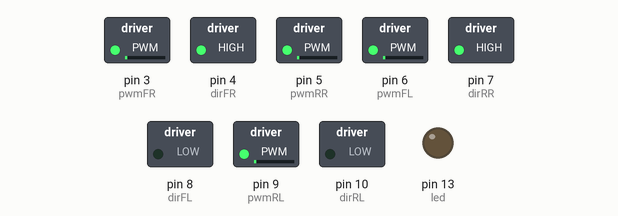
A sketch run on a simulated Arduino Uno, built with avr-gcc and run on an emulated ATmega328P. Parts: switched loads named in the sketch (green lamp = pin HIGH), output pins drawn as LEDs (lit = HIGH).

Above: at 0.15 s.
At 3.15 s:
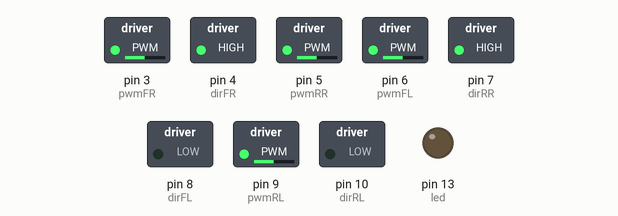
At 6.45 s:
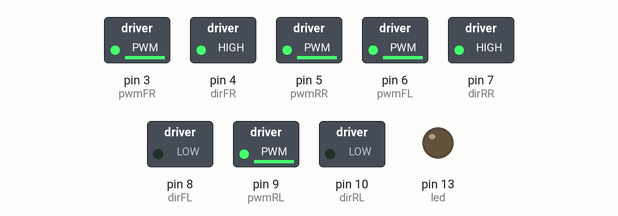
At 12.8 s:
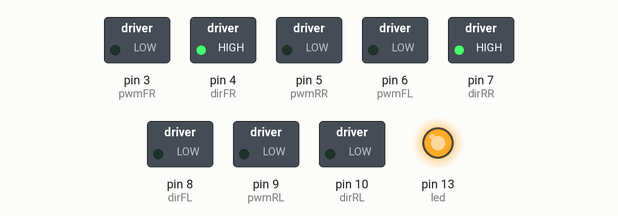
At 21.54 s:
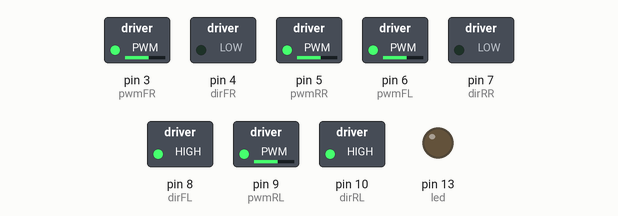
At 30.6 s:
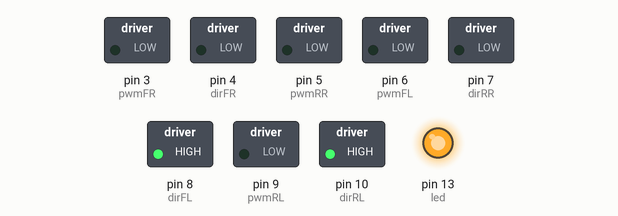
Timing chart, 0 to 40.0 s (numbered marks = the images above):
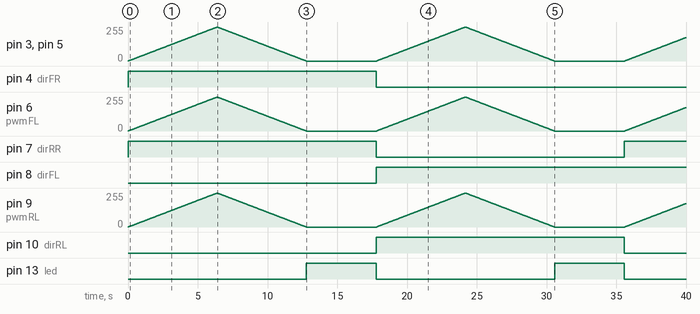

The sketch:

mecanum1.ino
```cpp
//=========================HEADER=============================================================
/*
   Quad ATR Mecanum with PWM Motor Control
   AUTHOR: Jason Traud
   DATE: 6/8/2015

   This firmware demonstrates basic movement routines on a four wheeled Mecanum robot with
   PWM motor Controllers

   Hardware:

     Arduino Uno R3       (MCU-050-000)
     Programmable Mecanum (TP-095-004)
     LMD18200 Breakout    (TE-058-000)
   Connections:

     Arduino D3   -   PWM Pin on Front Right Motor Controller
     Arduino D4   -   Direction Pin on Front Right Motor Controller
     Arduino D6   -   PWM Pin on Front Left Motor Controller
     Arduino D8   -   Direction Pin on Front Left Motor Controller

     Arduino D5   -   PWM Pin on Rear Right Motor Controller
     Arduino D7   -   Direction Pin on Rear Right Motor Controller

     Arduino D9   -   PWM Pin on Rear Left Motor Controller
     Arduino D10  -   Direction Pin on Rear Left Motor Controller
   Support:

     SuperDroid Robots Support Forum
       http://www.sdrobots.com/forums/

     Vectoring Robot Support Page
       http://www.superdroidrobots.com/shop/custom.aspx/vectoring-robots/44/


   License: CCAv3.0 Attribution-ShareAlike (http://creativecommons.org/licenses/by-sa/3.0/)
   You're free to use this code for any venture. Attribution is greatly appreciated.
//============================================================================================
*/

// ****************************************************
// Libraries
// ****************************************************

// none

// ****************************************************
// Hardware Pin Connections
// ****************************************************

#define pwmFR 3
#define dirFR 4

#define pwmFL 6
#define dirFL 8

#define pwmRR 5
#define dirRR 7

#define pwmRL 9
#define dirRL 10

#define led 13

// ****************************************************
// Motor Controller Variables
// ****************************************************

// Command struct for motor controllers
typedef struct {
  int pulse;
  bool direction;
  bool brake;
} MotorValues;

// Defines structs for each motor
MotorValues motorFR;
MotorValues motorFL;
MotorValues motorRR;
MotorValues motorRL;


// ****************************************************
// Sets output analog values based on command struct
// RETURNS: none
// ****************************************************
void commandMotors() {
  analogWrite(pwmFR, motorFR.pulse);
  analogWrite(pwmRR, motorRR.pulse);
  analogWrite(pwmFL, motorFL.pulse);
  analogWrite(pwmRL, motorRL.pulse);
}

// ****************************************************
// Stops the robot by setting all outputs to 0
// RETURNS: none
// ****************************************************
void allStop() {
  analogWrite(pwmFR, 0);
  analogWrite(pwmRR, 0);
  analogWrite(pwmFL, 0);
  analogWrite(pwmRL, 0);
}

// ****************************************************
// Forward Movement Demonstration
// RETURNS: none
// ****************************************************
void forwardMovement() {

  // Set direction bits
  digitalWrite(dirFR, HIGH); digitalWrite(dirFL, LOW); digitalWrite(dirRR, HIGH); digitalWrite(dirRL, LOW);

  // Ramp up and command motor controllers
  for (int i = 0; i < 255; i++)
  { motorFR.pulse = i; motorFL.pulse = i; motorRR.pulse = i; motorRL.pulse = i; commandMotors(); delay(25); }
  for (int i = 255; i >=0 ; i--)
  { motorFR.pulse = i; motorFL.pulse = i; motorRR.pulse = i; motorRL.pulse = i; commandMotors(); delay(25); }

  allStop();
}

// ****************************************************
// Backward Movement Demonstration
// RETURNS: none
// ****************************************************
void backwardMovement() {

  // Set direction bits
  digitalWrite(dirFR, LOW); digitalWrite(dirFL, HIGH); digitalWrite(dirRR, LOW); digitalWrite(dirRL, HIGH);

  // Ramp up and command motor controllers
  for (int i = 0; i < 255; i++)
  { motorFR.pulse = i; motorFL.pulse = i; motorRR.pulse = i; motorRL.pulse = i; commandMotors(); delay(25); }
  for (int i = 255; i >=0 ; i--)
  { motorFR.pulse = i; motorFL.pulse = i; motorRR.pulse = i; motorRL.pulse = i; commandMotors(); delay(25); }

  allStop();
}


// ****************************************************
// Sidestep Left Movement Demonstration
// RETURNS: none
// ****************************************************
void leftMovement() {

  // Set direction bits
  digitalWrite(dirFR, HIGH); digitalWrite(dirFL, LOW); digitalWrite(dirRR, LOW); digitalWrite(dirRL, HIGH);

  // Ramp up and command motor controllers
  for (int i = 0; i < 255; i++)
  { motorFR.pulse = i; motorFL.pulse = i; motorRR.pulse = i; motorRL.pulse = i; commandMotors(); delay(25); }
  for (int i = 255; i >=0 ; i--)
  { motorFR.pulse = i; motorFL.pulse = i; motorRR.pulse = i; motorRL.pulse = i; commandMotors(); delay(25); }

  allStop();
}


// ****************************************************
// Sidestep Right Movement Demonstration
// RETURNS: none
// ****************************************************
void rightMovement() {

  // Set direction bits
  digitalWrite(dirFR, LOW); digitalWrite(dirFL, HIGH); digitalWrite(dirRR, HIGH); digitalWrite(dirRL, LOW);

  // Ramp up and command motor controllers
  for (int i = 0; i < 255; i++)
  { motorFR.pulse = i; motorFL.pulse = i; motorRR.pulse = i; motorRL.pulse = i; commandMotors(); delay(25); }
  for (int i = 255; i >=0 ; i--)
  { motorFR.pulse = i; motorFL.pulse = i; motorRR.pulse = i; motorRL.pulse = i; commandMotors(); delay(25); }

  allStop();
}

// ****************************************************
// Spin Clockwise Movement Demonstration
// RETURNS: none
// ****************************************************
//void spinClockwise () {
//
//  // Set direction bits
//  digitalWrite(dirFR, LOW); digitalWrite(dirFL, LOW); digitalWrite(dirRR, LOW); digitalWrite(dirRL, LOW);
//
//  // Ramp up and command motor controllers
//  for (int i = 0; i < 64; i++)
//  { motorFR.pulse = i; motorFL.pulse = i; motorRR.pulse = i; motorRL.pulse = i; commandMotors(); delay(25); }
//  allStop();
//}
//
//// ****************************************************
//// Spin Counter-Clockwise Movement Demonstration
//// RETURNS: none
//// ****************************************************
//void spinCounterClockwise () {
//
//  // Set direction bits
//  digitalWrite(dirFR, HIGH); digitalWrite(dirFL, HIGH); digitalWrite(dirRR, HIGH); digitalWrite(dirRL, HIGH);
//
//  // Ramp up and command motor controllers
//  for (int i = 0; i < 64; i++)
//  { motorFR.pulse = i; motorFL.pulse = i; motorRR.pulse = i; motorRL.pulse = i; commandMotors(); delay(25); }
//  allStop();
//}

// ****************************************************
// Initial setup function, called once
// RETURNS: none
// ****************************************************
void setup() {

  // Set motor controller communication pins as outputs
  pinMode(pwmFR, OUTPUT);
  pinMode(dirFR, OUTPUT);

  pinMode(pwmFL, OUTPUT);
  pinMode(dirFL, OUTPUT);

  pinMode(pwmRR, OUTPUT);
  pinMode(dirRR, OUTPUT);

  pinMode(pwmRL, OUTPUT);
  pinMode(dirRL, OUTPUT);

  pinMode(led, OUTPUT);

  // Command all motors to stop
  allStop();
}

// ****************************************************
// Main program loop. We'll cycle through commands here
// RETURNS: none
// ****************************************************
void loop() {
  forwardMovement();
  digitalWrite(led, HIGH);
  delay(5000);
  digitalWrite(led, LOW);
  backwardMovement();
  digitalWrite(led, HIGH);
  delay(5000);
  digitalWrite(led, LOW);
  rightMovement();
  digitalWrite(led, HIGH);
  delay(5000);
  digitalWrite(led, LOW);
  leftMovement();
  digitalWrite(led, HIGH);
  delay(5000);
  digitalWrite(led, LOW);

//  spinClockwise();
//  spinCounterClockwise();
}
```

Measured:
- by itself, pin 4 (dirFR): LOW → HIGH at 0.00 s, → LOW 17.8 s later
- by itself, pin 7 (dirRR): LOW → HIGH at 0.00 s, → LOW 17.8 s later, → HIGH 17.8 s later
- by itself, pin 8 (dirFL): LOW → HIGH at 17.8 s
- by itself, pin 10 (dirRL): LOW → HIGH at 17.8 s, → LOW 17.8 s later
- by itself, pin 13 (led): alternates HIGH for 5.0 s and LOW for 12.8 s
